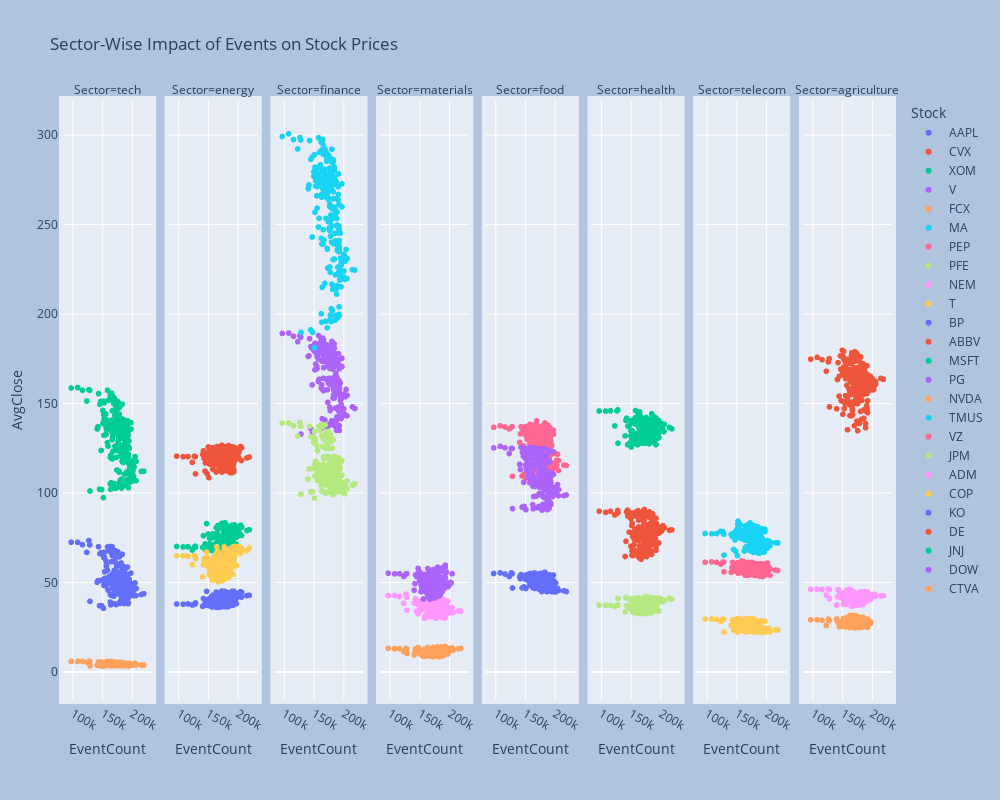

The notebook cell saved with this chart:
### Code cell
fig = px.scatter(merged_daily_df, x='EventCount', y='AvgClose', color='Stock',
                 facet_col='Sector', title='Sector-Wise Impact of Events on Stock Prices')

fig.update_layout(
    autosize=False,
    width=1000,
    height=800,
    margin=dict(
        l=50,
        r=50,
        b=100,
        t=100,
        pad=4
    ),
    paper_bgcolor="LightSteelBlue",
)

fig.show()

### Figure 1 — Plotly figure (JSON) as saved in the notebook; plotly's stock layout.template omitted (floating-point values rounded to 4 significant figures; data arrays with more than 128 entries replaced by an {"elided": "..."} marker saying what was removed)
{"data": [{"hovertemplate": "Stock=AAPL<br>Sector=tech<br>EventCount=%{x}<br>AvgClose=%{y}<extra></extra>", "legendgroup": "AAPL", "marker": {"color": "#636efa", "symbol": "circle"}, "mode": "markers", "name": "AAPL", "showlegend": true, "type": "scattergl", "x": {"elided": "245 int values"}, "xaxis": "x", "y": {"elided": "245 float values"}, "yaxis": "y"}, {"hovertemplate": "Stock=CVX<br>Sector=energy<br>EventCount=%{x}<br>AvgClose=%{y}<extra></extra>", "legendgroup": "CVX", "marker": {"color": "#EF553B", "symbol": "circle"}, "mode": "markers", "name": "CVX", "showlegend": true, "type": "scattergl", "x": {"elided": "245 int values"}, "xaxis": "x2", "y": {"elided": "245 float values"}, "yaxis": "y2"}, {"hovertemplate": "Stock=XOM<br>Sector=energy<br>EventCount=%{x}<br>AvgClose=%{y}<extra></extra>", "legendgroup": "XOM", "marker": {"color": "#00cc96", "symbol": "circle"}, "mode": "markers", "name": "XOM", "showlegend": true, "type": "scattergl", "x": {"elided": "245 int values"}, "xaxis": "x2", "y": {"elided": "245 float values"}, "yaxis": "y2"}, {"hovertemplate": "Stock=V<br>Sector=finance<br>EventCount=%{x}<br>AvgClose=%{y}<extra></extra>", "legendgroup": "V", "marker": {"color": "#ab63fa", "symbol": "circle"}, "mode": "markers", "name": "V", "showlegend": true, "type": "scattergl", "x": {"elided": "245 int values"}, "xaxis": "x3", "y": {"elided": "245 float values"}, "yaxis": "y3"}, {"hovertemplate": "Stock=FCX<br>Sector=materials<br>EventCount=%{x}<br>AvgClose=%{y}<extra></extra>", "legendgroup": "FCX", "marker": {"color": "#FFA15A", "symbol": "circle"}, "mode": "markers", "name": "FCX", "showlegend": true, "type": "scattergl", "x": {"elided": "245 int values"}, "xaxis": "x4", "y": {"elided": "245 float values"}, "yaxis": "y4"}, {"hovertemplate": "Stock=MA<br>Sector=finance<br>EventCount=%{x}<br>AvgClose=%{y}<extra></extra>", "legendgroup": "MA", "marker": {"color": "#19d3f3", "symbol": "circle"}, "mode": "markers", "name": "MA", "showlegend": true, "type": "scattergl", "x": {"elided": "245 int values"}, "xaxis": "x3", "y": {"elided": "245 float values"}, "yaxis": "y3"}, {"hovertemplate": "Stock=PEP<br>Sector=food<br>EventCount=%{x}<br>AvgClose=%{y}<extra></extra>", "legendgroup": "PEP", "marker": {"color": "#FF6692", "symbol": "circle"}, "mode": "markers", "name": "PEP", "showlegend": true, "type": "scattergl", "x": {"elided": "245 int values"}, "xaxis": "x5", "y": {"elided": "245 float values"}, "yaxis": "y5"}, {"hovertemplate": "Stock=PFE<br>Sector=health<br>EventCount=%{x}<br>AvgClose=%{y}<extra></extra>", "legendgroup": "PFE", "marker": {"color": "#B6E880", "symbol": "circle"}, "mode": "markers", "name": "PFE", "showlegend": true, "type": "scattergl", "x": {"elided": "245 int values"}, "xaxis": "x6", "y": {"elided": "245 float values"}, "yaxis": "y6"}, {"hovertemplate": "Stock=NEM<br>Sector=materials<br>EventCount=%{x}<br>AvgClose=%{y}<extra></extra>", "legendgroup": "NEM", "marker": {"color": "#FF97FF", "symbol": "circle"}, "mode": "markers", "name": "NEM", "showlegend": true, "type": "scattergl", "x": {"elided": "245 int values"}, "xaxis": "x4", "y": {"elided": "245 float values"}, "yaxis": "y4"}, {"hovertemplate": "Stock=T<br>Sector=telecom<br>EventCount=%{x}<br>AvgClose=%{y}<extra></extra>", "legendgroup": "T", "marker": {"color": "#FECB52", "symbol": "circle"}, "mode": "markers", "name": "T", "showlegend": true, "type": "scattergl", "x": {"elided": "245 int values"}, "xaxis": "x7", "y": {"elided": "245 float values"}, "yaxis": "y7"}, {"hovertemplate": "Stock=BP<br>Sector=energy<br>EventCount=%{x}<br>AvgClose=%{y}<extra></extra>", "legendgroup": "BP", "marker": {"color": "#636efa", "symbol": "circle"}, "mode": "markers", "name": "BP", "showlegend": true, "type": "scattergl", "x": {"elided": "245 int values"}, "xaxis": "x2", "y": {"elided": "245 float values"}, "yaxis": "y2"}, {"hovertemplate": "Stock=ABBV<br>Sector=health<br>EventCount=%{x}<br>AvgClose=%{y}<extra></extra>", "legendgroup": "ABBV", "marker": {"color": "#EF553B", "symbol": "circle"}, "mode": "markers", "name": "ABBV", "showlegend": true, "type": "scattergl", "x": {"elided": "245 int values"}, "xaxis": "x6", "y": {"elided": "245 float values"}, "yaxis": "y6"}, {"hovertemplate": "Stock=MSFT<br>Sector=tech<br>EventCount=%{x}<br>AvgClose=%{y}<extra></extra>", "legendgroup": "MSFT", "marker": {"color": "#00cc96", "symbol": "circle"}, "mode": "markers", "name": "MSFT", "showlegend": true, "type": "scattergl", "x": {"elided": "245 int values"}, "xaxis": "x", "y": {"elided": "245 float values"}, "yaxis": "y"}, {"hovertemplate": "Stock=PG<br>Sector=food<br>EventCount=%{x}<br>AvgClose=%{y}<extra></extra>", "legendgroup": "PG", "marker": {"color": "#ab63fa", "symbol": "circle"}, "mode": "markers", "name": "PG", "showlegend": true, "type": "scattergl", "x": {"elided": "245 int values"}, "xaxis": "x5", "y": {"elided": "245 float values"}, "yaxis": "y5"}, {"hovertemplate": "Stock=NVDA<br>Sector=tech<br>EventCount=%{x}<br>AvgClose=%{y}<extra></extra>", "legendgroup": "NVDA", "marker": {"color": "#FFA15A", "symbol": "circle"}, "mode": "markers", "name": "NVDA", "showlegend": true, "type": "scattergl", "x": {"elided": "245 int values"}, "xaxis": "x", "y": {"elided": "245 float values"}, "yaxis": "y"}, {"hovertemplate": "Stock=TMUS<br>Sector=telecom<br>EventCount=%{x}<br>AvgClose=%{y}<extra></extra>", "legendgroup": "TMUS", "marker": {"color": "#19d3f3", "symbol": "circle"}, "mode": "markers", "name": "TMUS", "showlegend": true, "type": "scattergl", "x": {"elided": "245 int values"}, "xaxis": "x7", "y": {"elided": "245 float values"}, "yaxis": "y7"}, {"hovertemplate": "Stock=VZ<br>Sector=telecom<br>EventCount=%{x}<br>AvgClose=%{y}<extra></extra>", "legendgroup": "VZ", "marker": {"color": "#FF6692", "symbol": "circle"}, "mode": "markers", "name": "VZ", "showlegend": true, "type": "scattergl", "x": {"elided": "245 int values"}, "xaxis": "x7", "y": {"elided": "245 float values"}, "yaxis": "y7"}, {"hovertemplate": "Stock=JPM<br>Sector=finance<br>EventCount=%{x}<br>AvgClose=%{y}<extra></extra>", "legendgroup": "JPM", "marker": {"color": "#B6E880", "symbol": "circle"}, "mode": "markers", "name": "JPM", "showlegend": true, "type": "scattergl", "x": {"elided": "245 int values"}, "xaxis": "x3", "y": {"elided": "245 float values"}, "yaxis": "y3"}, {"hovertemplate": "Stock=ADM<br>Sector=agriculture<br>EventCount=%{x}<br>AvgClose=%{y}<extra></extra>", "legendgroup": "ADM", "marker": {"color": "#FF97FF", "symbol": "circle"}, "mode": "markers", "name": "ADM", "showlegend": true, "type": "scattergl", "x": {"elided": "245 int values"}, "xaxis": "x8", "y": {"elided": "245 float values"}, "yaxis": "y8"}, {"hovertemplate": "Stock=COP<br>Sector=energy<br>EventCount=%{x}<br>AvgClose=%{y}<extra></extra>", "legendgroup": "COP", "marker": {"color": "#FECB52", "symbol": "circle"}, "mode": "markers", "name": "COP", "showlegend": true, "type": "scattergl", "x": {"elided": "245 int values"}, "xaxis": "x2", "y": {"elided": "245 float values"}, "yaxis": "y2"}, {"hovertemplate": "Stock=KO<br>Sector=food<br>EventCount=%{x}<br>AvgClose=%{y}<extra></extra>", "legendgroup": "KO", "marker": {"color": "#636efa", "symbol": "circle"}, "mode": "markers", "name": "KO", "showlegend": true, "type": "scattergl", "x": {"elided": "245 int values"}, "xaxis": "x5", "y": {"elided": "245 float values"}, "yaxis": "y5"}, {"hovertemplate": "Stock=DE<br>Sector=agriculture<br>EventCount=%{x}<br>AvgClose=%{y}<extra></extra>", "legendgroup": "DE", "marker": {"color": "#EF553B", "symbol": "circle"}, "mode": "markers", "name": "DE", "showlegend": true, "type": "scattergl", "x": {"elided": "245 int values"}, "xaxis": "x8", "y": {"elided": "245 float values"}, "yaxis": "y8"}, {"hovertemplate": "Stock=JNJ<br>Sector=health<br>EventCount=%{x}<br>AvgClose=%{y}<extra></extra>", "legendgroup": "JNJ", "marker": {"color": "#00cc96", "symbol": "circle"}, "mode": "markers", "name": "JNJ", "showlegend": true, "type": "scattergl", "x": {"elided": "245 int values"}, "xaxis": "x6", "y": {"elided": "245 float values"}, "yaxis": "y6"}, {"hovertemplate": "Stock=DOW<br>Sector=materials<br>EventCount=%{x}<br>AvgClose=%{y}<extra></extra>", "legendgroup": "DOW", "marker": {"color": "#ab63fa", "symbol": "circle"}, "mode": "markers", "name": "DOW", "showlegend": true, "type": "scattergl", "x": {"elided": "192 int values"}, "xaxis": "x4", "y": {"elided": "192 float values"}, "yaxis": "y4"}, {"hovertemplate": "Stock=CTVA<br>Sector=agriculture<br>EventCount=%{x}<br>AvgClose=%{y}<extra></extra>", "legendgroup": "CTVA", "marker": {"color": "#FFA15A", "symbol": "circle"}, "mode": "markers", "name": "CTVA", "showlegend": true, "type": "scattergl", "x": {"elided": "146 int values"}, "xaxis": "x8", "y": {"elided": "146 float values"}, "yaxis": "y8"}], "layout": {"annotations": [{"font": {}, "showarrow": false, "text": "Sector=tech", "x": 0.05375, "xanchor": "center", "xref": "paper", "y": 1, "yanchor": "bottom", "yref": "paper"}, {"font": {}, "showarrow": false, "text": "Sector=energy", "x": 0.1812, "xanchor": "center", "xref": "paper", "y": 1, "yanchor": "bottom", "yref": "paper"}, {"font": {}, "showarrow": false, "text": "Sector=finance", "x": 0.3087, "xanchor": "center", "xref": "paper", "y": 1, "yanchor": "bottom", "yref": "paper"}, {"font": {}, "showarrow": false, "text": "Sector=materials", "x": 0.4363, "xanchor": "center", "xref": "paper", "y": 1, "yanchor": "bottom", "yref": "paper"}, {"font": {}, "showarrow": false, "text": "Sector=food", "x": 0.5637, "xanchor": "center", "xref": "paper", "y": 1, "yanchor": "bottom", "yref": "paper"}, {"font": {}, "showarrow": false, "text": "Sector=health", "x": 0.6912, "xanchor": "center", "xref": "paper", "y": 1, "yanchor": "bottom", "yref": "paper"}, {"font": {}, "showarrow": false, "text": "Sector=telecom", "x": 0.8188, "xanchor": "center", "xref": "paper", "y": 1, "yanchor": "bottom", "yref": "paper"}, {"font": {}, "showarrow": false, "text": "Sector=agriculture", "x": 0.9463, "xanchor": "center", "xref": "paper", "y": 1, "yanchor": "bottom", "yref": "paper"}], "autosize": false, "height": 800, "legend": {"title": {"text": "Stock"}, "tracegroupgap": 0}, "margin": {"b": 100, "l": 50, "pad": 4, "r": 50, "t": 100}, "paper_bgcolor": "LightSteelBlue", "title": {"text": "Sector-Wise Impact of Events on Stock Prices"}, "width": 1000, "xaxis": {"anchor": "y", "domain": [0, 0.1075], "title": {"text": "EventCount"}}, "xaxis2": {"anchor": "y2", "domain": [0.1275, 0.235], "matches": "x", "title": {"text": "EventCount"}}, "xaxis3": {"anchor": "y3", "domain": [0.255, 0.3625], "matches": "x", "title": {"text": "EventCount"}}, "xaxis4": {"anchor": "y4", "domain": [0.3825, 0.49], "matches": "x", "title": {"text": "EventCount"}}, "xaxis5": {"anchor": "y5", "domain": [0.51, 0.6175], "matches": "x", "title": {"text": "EventCount"}}, "xaxis6": {"anchor": "y6", "domain": [0.6375, 0.745], "matches": "x", "title": {"text": "EventCount"}}, "xaxis7": {"anchor": "y7", "domain": [0.765, 0.8725], "matches": "x", "title": {"text": "EventCount"}}, "xaxis8": {"anchor": "y8", "domain": [0.8925, 1], "matches": "x", "title": {"text": "EventCount"}}, "yaxis": {"anchor": "x", "domain": [0, 1], "title": {"text": "AvgClose"}}, "yaxis2": {"anchor": "x2", "domain": [0, 1], "matches": "y", "showticklabels": false}, "yaxis3": {"anchor": "x3", "domain": [0, 1], "matches": "y", "showticklabels": false}, "yaxis4": {"anchor": "x4", "domain": [0, 1], "matches": "y", "showticklabels": false}, "yaxis5": {"anchor": "x5", "domain": [0, 1], "matches": "y", "showticklabels": false}, "yaxis6": {"anchor": "x6", "domain": [0, 1], "matches": "y", "showticklabels": false}, "yaxis7": {"anchor": "x7", "domain": [0, 1], "matches": "y", "showticklabels": false}, "yaxis8": {"anchor": "x8", "domain": [0, 1], "matches": "y", "showticklabels": false}}}
